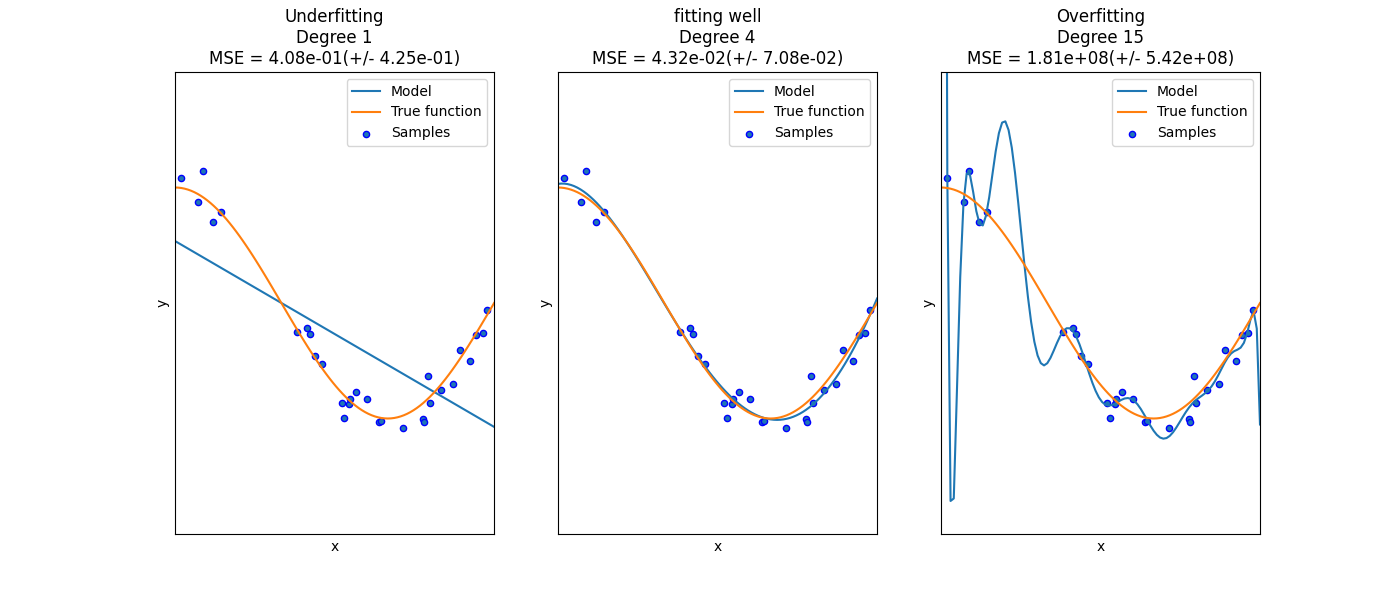

The Python source for this figure:
###########################################################################################
#
# ML_OverfittingVsUnderfitting_SimpleExample.py
#
# This simple example demonstrates the problems of underfitting and overfitting
# Use linear regression with polynomial features to approximate nonlinear functions.
# example from https://scikit-learn.org/stable/auto_examples/model_selection/plot_underfitting_overfitting.html
#
# Created by Jonggil Nam
# LinkedIn: https://www.linkedin.com/in/jonggil-nam-6099a162/
# Github: https://github.com/woodstone10
# e-mail: [email redacted]
# phone: +82-10-8709-6299
###########################################################################################

import numpy as np
import matplotlib.pyplot as plt
from sklearn.pipeline import Pipeline
from sklearn.preprocessing import PolynomialFeatures
from sklearn.linear_model import LinearRegression
from sklearn.model_selection import cross_val_score

# Data
def true_fun(X):
    return np.cos(1.5 * np.pi * X)

np.random.seed(0)
n_samples = 30
X = np.sort(np.random.rand(n_samples))
y = true_fun(X) + np.random.randn(n_samples) * 0.1
# plt.scatter(X,y)
# plt.show()

degrees = [1, 4, 15]
titles = ['Underfitting','fitting well','Overfitting']
print(titles[0])
plt.figure(figsize=(14, 6))
for i in range(len(degrees)):
    ax = plt.subplot(1, len(degrees), i + 1)
    plt.setp(ax, xticks=(), yticks=())

    polynomial_features = PolynomialFeatures(degree=degrees[i],
                                             include_bias=False)
    linear_regression = LinearRegression()
    pipeline = Pipeline([("polynomial_features", polynomial_features),
                         ("linear_regression", linear_regression)])
    pipeline.fit(X[:, np.newaxis], y)

    # Evaluate the models using crossvalidation
    scores = cross_val_score(pipeline, X[:, np.newaxis], y,
                             scoring="neg_mean_squared_error", cv=10)

    X_test = np.linspace(0, 1, 100)
    plt.plot(X_test, pipeline.predict(X_test[:, np.newaxis]), label="Model")
    plt.plot(X_test, true_fun(X_test), label="True function")
    plt.scatter(X, y, edgecolor='b', s=20, label="Samples")
    plt.xlabel("x")
    plt.ylabel("y")
    plt.xlim((0, 1))
    plt.ylim((-2, 2))
    plt.legend(loc="best")
    plt.title("{}\nDegree {}\nMSE = {:.2e}(+/- {:.2e})".format(titles[i], degrees[i], -scores.mean(), scores.std()))
plt.savefig("ML_OverfittingVsUnderfitting_SimpleExample.png")
plt.show()
